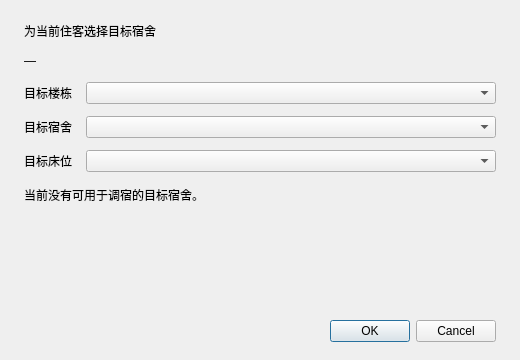
<?xml version="1.0" encoding="UTF-8"?>
<ui version="4.0">
 <class>BedMoveDialog</class>
 <widget class="QDialog" name="BedMoveDialog">
  <property name="geometry"><rect><x>0</x><y>0</y><width>520</width><height>360</height></rect></property>
  <property name="windowTitle"><string>调往其他宿舍</string></property>
  <property name="modal"><bool>true</bool></property>
  <layout class="QVBoxLayout" name="dialogLayout">
   <property name="spacing"><number>14</number></property><property name="leftMargin"><number>24</number></property><property name="topMargin"><number>22</number></property><property name="rightMargin"><number>24</number></property><property name="bottomMargin"><number>18</number></property>
   <item><widget class="QLabel" name="headingLabel"><property name="text"><string>为当前住客选择目标宿舍</string></property><property name="pageHeading" stdset="0"><bool>true</bool></property></widget></item>
   <item><widget class="QLabel" name="studentValueLabel"><property name="text"><string>—</string></property><property name="wordWrap"><bool>true</bool></property><property name="pageDescription" stdset="0"><bool>true</bool></property></widget></item>
   <item><layout class="QFormLayout" name="formLayout"><property name="verticalSpacing"><number>12</number></property><item row="0" column="0"><widget class="QLabel" name="buildingLabel"><property name="text"><string>目标楼栋</string></property></widget></item><item row="0" column="1"><widget class="QComboBox" name="buildingCombo"/></item><item row="1" column="0"><widget class="QLabel" name="dormLabel"><property name="text"><string>目标宿舍</string></property></widget></item><item row="1" column="1"><widget class="QComboBox" name="dormCombo"/></item><item row="2" column="0"><widget class="QLabel" name="bedLabel"><property name="text"><string>目标床位</string></property></widget></item><item row="2" column="1"><widget class="QComboBox" name="bedCombo"/></item></layout></item>
   <item><widget class="QLabel" name="previewLabel"><property name="text"><string>当前没有可用于调宿的目标宿舍。</string></property><property name="wordWrap"><bool>true</bool></property></widget></item>
   <item><spacer name="dialogSpacer"><property name="orientation"><enum>Qt::Orientation::Vertical</enum></property><property name="sizeHint" stdset="0"><size><width>20</width><height>20</height></size></property></spacer></item>
   <item><widget class="QDialogButtonBox" name="buttonBox"><property name="standardButtons"><set>QDialogButtonBox::StandardButton::Cancel|QDialogButtonBox::StandardButton::Ok</set></property></widget></item>
  </layout>
 </widget>
 <resources/>
 <connections/>
</ui>
